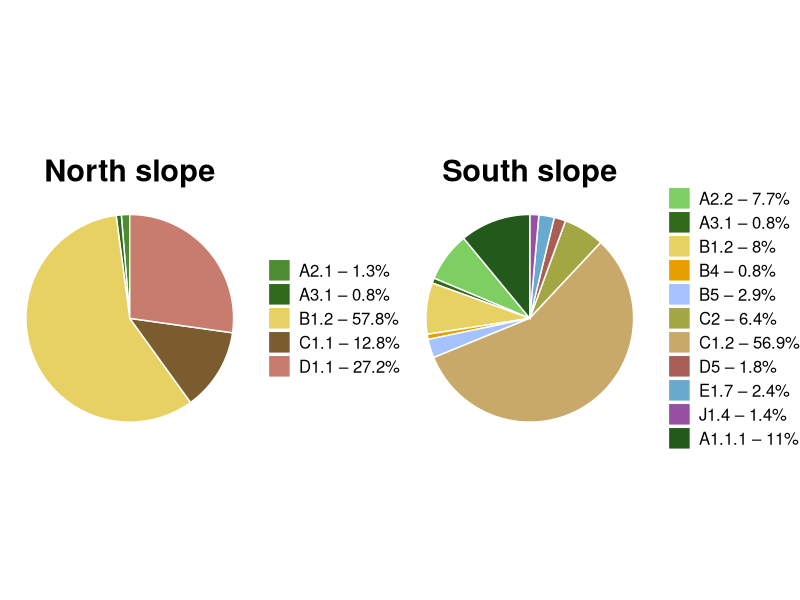

R code for this plot:
library(ggplot2)
library(dplyr)
library(gridExtra)

# -----------------------------
# DATA
# -----------------------------
north <- data.frame(
  class = c("A2.1","A3.1","B1.2","C1.1","D1.1"),
  percent = c(1.3, 0.8, 57.8, 12.8, 27.2)
)

south <- data.frame(
  class = c("A2.2","A3.1","B1.2","B4","B5","C2","C1.2","D5","E1.7","J1.4","A1.1.1"),
  percent = c(7.7,0.8,8.0,0.8,2.9,6.4,56.9,1.8,2.4,1.4,11.0)
)

# -----------------------------
# COLOURS
# -----------------------------
palette <- c(
  "A1.1.1"="#24591C","A2.1"="#4E8C31","A2.2"="#7CCF60","A3.1"="#2F6B1A",
  "B1.2"="#E8D163","B4"="#E69F00","B5"="#A3C2FF",
  "C1.1"="#7A5C2E","C1.2"="#C8A96A","C2"="#A2A743",
  "D1.1"="#C77C6D","D5"="#A95E55",
  "E1.7"="#67A9CF","J1.4"="#984EA3"
)

# -----------------------------
# PIE FUNCTION (NO LABELS)
# -----------------------------
make_pie <- function(df, title){
  
  df <- df %>%
    mutate(
      fraction = percent / sum(percent),
      legend_label = paste0(class, " – ", percent, "%")
    )
  
  ggplot(df, aes(x="", y=fraction, fill=class)) +
    geom_col(color="white") +
    coord_polar(theta="y") +
    scale_fill_manual(
      values = palette,
      breaks = df$class,
      labels = df$legend_label
    ) +
    theme_void() +
    ggtitle(title) +
    theme(
      plot.title = element_text(size=22, face="bold", hjust=0.5),
      legend.title = element_blank(),
      legend.text = element_text(size=12)
    )
}

# -----------------------------
# Generate each pie
# -----------------------------
p_north <- make_pie(north, "North slope")
p_south <- make_pie(south, "South slope")

# -----------------------------
# Final layout:
# Pie A: Legend LEFT   | Pie
# Pie B: Pie           | Legend RIGHT
# -----------------------------
grid.arrange(
  # Panel A — legend left, pie right
  arrangeGrob(p_north, ncol=1),
  
  # Panel B — pie left, legend right
  arrangeGrob(p_south, ncol=1),
  
  ncol = 2,
  widths = c(1,1)
)

